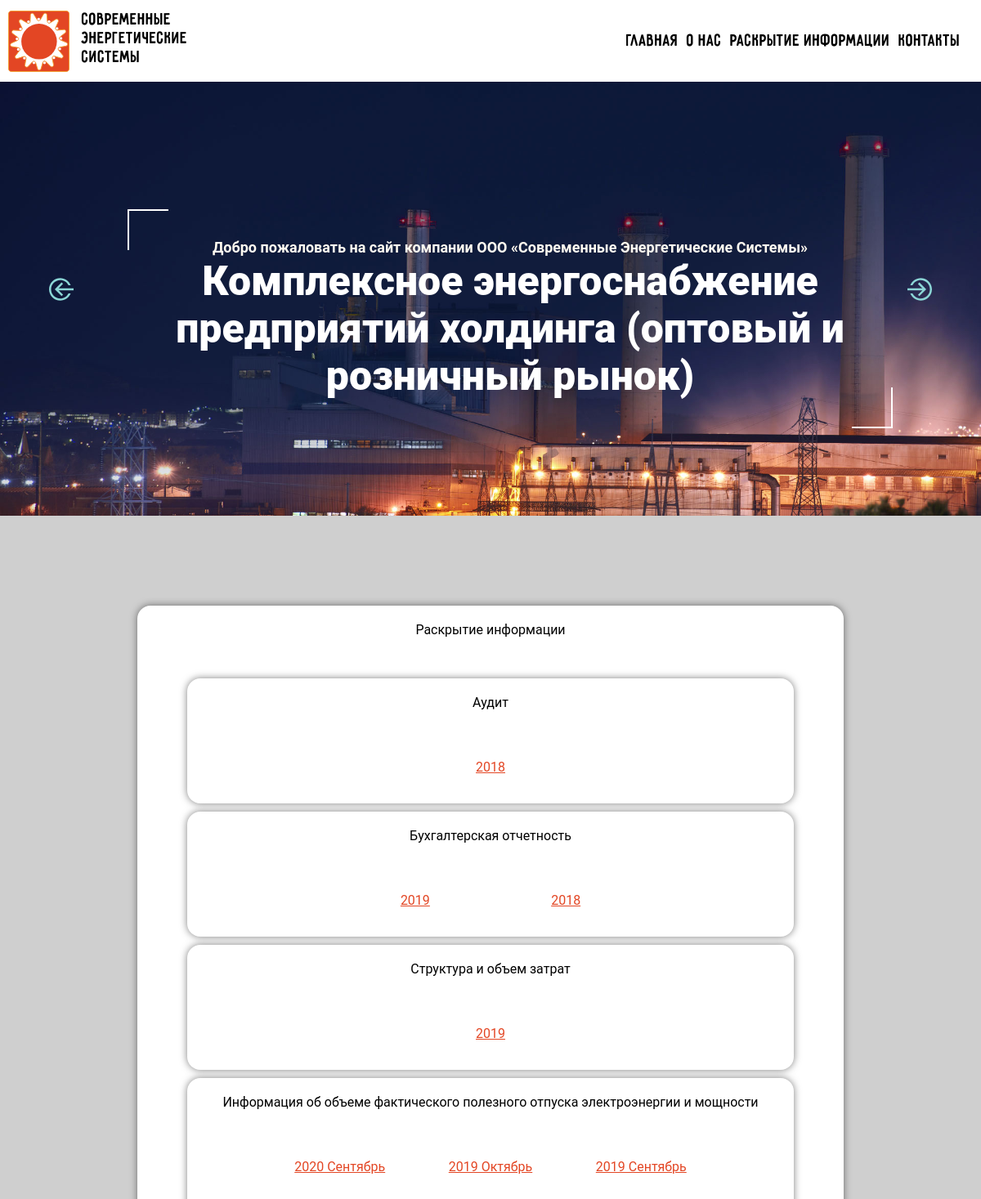
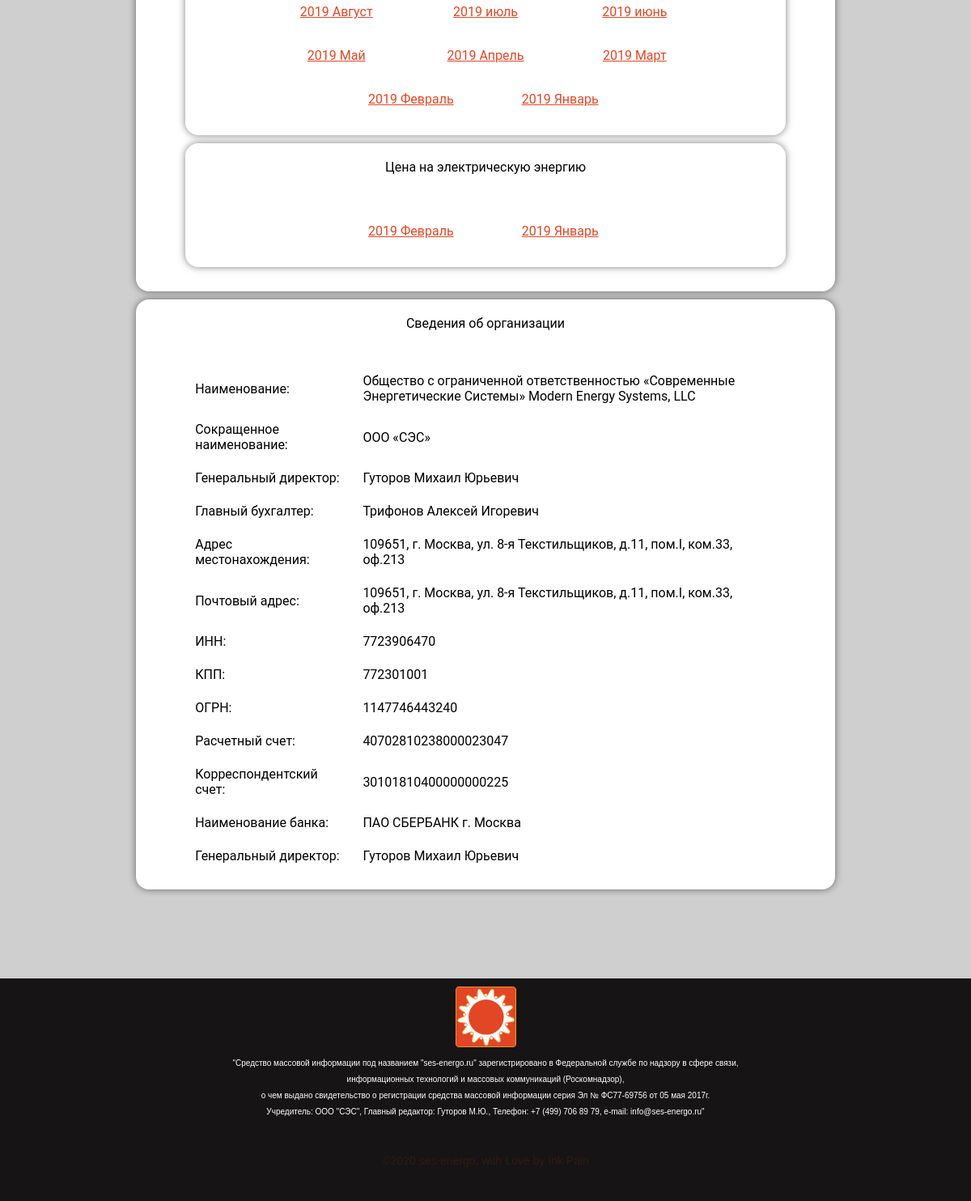
/info.php, run on the app's committed database (2 pictures, top to bottom).
### tables this page shows
CREATE TABLE audit_posts(
                                                        id integer primary key,
                                                        name text,
                                                        url text,
                                                        date date);

CREATE TABLE buh_posts(
                                                    id integer primary key,
                                                    name text,
                                                    url text,
                                                    date date);

CREATE TABLE spend_posts(
                                                    id integer primary key,
                                                    name text,
                                                    url text,
                                                    date date);

CREATE TABLE info_posts(
                                                    id integer primary key,
                                                    name text,
                                                    url text,
                                                    date date);

CREATE TABLE price_posts(
                                                    id integer primary key,
                                                    name text,
                                                    url text,
                                                    date date);

### functions.php (called while the page is built, shortened)
<?php
function own_audit_list ($pdo) {
    $statement = $pdo->query("SELECT * FROM audit_posts ORDER BY `audit_posts`.`date` DESC");
    $result = $statement->fetchAll(PDO::FETCH_ASSOC);
    return $result;
}
function own_buh_list ($pdo) {
    $statement = $pdo->query("SELECT * FROM buh_posts ORDER BY `buh_posts`.`date` DESC");
    $result = $statement->fetchAll(PDO::FETCH_ASSOC);
    return $result;
}
function own_info_list ($pdo) {
    $statement = $pdo->query("SELECT * FROM info_posts ORDER BY `info_posts`.`date` DESC");
    $result = $statement->fetchAll(PDO::FETCH_ASSOC);
    return $result;
}
function own_price_list ($pdo) {
    $statement = $pdo->query("SELECT * FROM price_posts ORDER BY `price_posts`.`date` DESC");
    $result = $statement->fetchAll(PDO::FETCH_ASSOC);
    return $result;
}
function own_spend_list ($pdo) {
    $statement = $pdo->query("SELECT * FROM spend_posts ORDER BY `spend_posts`.`date` DESC");
    $result = $statement->fetchAll(PDO::FETCH_ASSOC);
    return $result;
}
?>

### info.php (the view, shortened to what this page needs)
<?php
include ($_SERVER['DOCUMENT_ROOT'] . '/functions.php');
$audit_list = own_audit_list($pdo);
$buh_list = own_buh_list($pdo);
$info_list = own_info_list($pdo);
$price_list = own_price_list($pdo);
$spend_list = own_spend_list($pdo);
?>
<!DOCTYPE html>
<html lang="en">
<head>
    <link href="assets/styles/fonts.css" rel="stylesheet" type="text/css">
    <link href="assets/styles/main.css" rel="stylesheet" type="text/css">
</head>
<body>
    <div class="header">
        <div class="container">
            <div class="header_body">
                <div class="logo_header">
                    <div class="logo_img"></div>
                    <div class="logo_text">
                        <p>Современные</p>
                        <p>Энергетические</p>
                        <p>Системы</p>
                    </div>
                </div>
                <nav class="menu">
                    <ul class="menu_list">
                        <a href="index.html">
                            <li id="one">Главная</li>
                        </a>
                        <a href="index.html#about_us_block">
                            <li id="two">О нас</li>
                        </a>
                        <a href="info.html#info">
                            <li class="radius" id="three">Раскрытие информации</li>
                        </a>
                        <a href="index.html#contacts">
                            <li class="radius" id="three">Контакты</li>
                        </a>
                    </ul>
                </nav>
            </div>
        </div>
    </div>
    <div class="content">
        <div class="slider_main">
            <div class="slider_item">
                <div class="slider_content">
                    <div class="div-topborders"></div>
                    <h4>Добро пожаловать на сайт компании ООО «Современные Энергетические Системы»<br></h4>
                    <h1>Комплексное энергоснабжение предприятий холдинга (оптовый и розничный рынок)</h1>
                    <div class="div-bottomborders"></div>
                </div>
                <img src="assets/img/1.jpg" alt="">
            </div>
        </div>
        <div id="info"class="info_main">
            <div class="info_content">
                <div class="accordion_item">
                    <div class="accordion-item__trigger">
                        Раскрытие информации
                    </div>
                    <div class="accordion-item__content" style="display: block;">
                        <div class="accordion_item">
                            <div class="accordion-item__trigger">
                                Аудит
                            </div>
                            <div class="accordion-item__content">
                                <?php
                                    foreach ($audit_list as $row => $value) {
                                ?>
                                    <div class="info_content_block"><a href="<?php echo $value['url'] ?>" target="_blanck"><?php echo $value['name'] ?></a></div>
                                <?php } ?>
                            </div>
                        </div>
                        <div class="accordion_item">
                            <div class="accordion-item__trigger">
                                Бухгалтерская отчетность
                            </div>
                            <div class="accordion-item__content">
                                <?php
                                    foreach ($buh_list as $row => $value) {
                                ?>
                                    <div class="info_content_block"><a href="<?php echo $value['url'] ?>" target="_blanck"><?php echo $value['name'] ?></a></div>
                                <?php } ?>
                            </div>
                        </div>
                        <div class="accordion_item">
                            <div class="accordion-item__trigger">
                                Структура и объем затрат
                            </div>
                            <div class="accordion-item__content">
                                <?php
                                    foreach ($spend_list as $row => $value) {
                                ?>
                                    <div class="info_content_block"><a href="<?php echo $value['url'] ?>" target="_blanck"><?php echo $value['name'] ?></a></div>
                                <?php } ?>
                            </div>
                        </div>
                        <div class="accordion_item">
                            <div class="accordion-item__trigger">
                                Информация об объеме фактического полезного отпуска электроэнергии и мощности
                            </div>
                            <div class="accordion-item__content">
                                <?php
                                    foreach ($info_list as $row => $value) {
                                ?>
                                    <div class="info_content_block"><a href="<?php echo $value['url'] ?>" target="_blanck"><?php echo $value['name'] ?></a></div>
                                <?php } ?>
                            </div>
                        </div>
                        <div class="accordion_item">
                            <div class="accordion-item__trigger">
                                Цена на электрическую энергию
                            </div>
                            <div class="accordion-item__content">
                                <?php
                                    foreach ($price_list as $row => $value) {
                                ?>
                                    <div class="info_content_block"><a href="<?php echo $value['url'] ?>" target="_blanck"><?php echo $value['name'] ?></a></div>
                                <?php } ?>
                            </div>
                        </div>
                    </div>
                </div>
                <div class="accordion_item">
                    <div class="accordion-item__trigger">
                        Сведения об организации
                    </div>
                    <div class="accordion-item__content">
                        <table>
                        <tbody>
                            <tr>
                                <td>
                                    Наименование:
                                </td>
                                <td>
                                    Общество с ограниченной ответственностью «Современные Энергетические Системы» Modern Energy Systems, LLC
                                </td>
                            </tr>
                            <tr>
                                <td>
                                    Сокращенное наименование:
                                </td>
                                <td>
                                    ООО «СЭС»
                                </td>
                            </tr>
                            <tr>
                                <td>
                                    Генеральный директор:
                                </td>
                                <td>
                                    Гуторов Михаил Юрьевич
                                </td>
                            </tr>
                            <tr>
                                <td>
                                    Главный бухгалтер:
                                </td>
                                <td>
                                    Трифонов Алексей Игоревич
                                </td>
                            </tr>
                            <tr>
                                <td>
                                    Адрес местонахождения:
                                </td>
                                <td>
                                    109651, г. Москва, ул. 8-я Текстильщиков, д.11, пом.I, ком.33, оф.213
                                </td>
                            </tr>
                            <tr>
                                <td>
                                    Почтовый адрес:
                                </td>
                                <td>
                                    109651, г. Москва, ул. 8-я Текстильщиков, д.11, пом.I, ком.33, оф.213
                                </td>
                            </tr>
                            <tr>
                                <td>
                                    ИНН:
                                </td>
                                <td>
                                    7723906470
                                </td>
                            </tr>
                            <tr>
                                <td>
                                    КПП:
                                </td>
                                <td>
                                    772301001
                                </td>
                            </tr>
                            <tr>
                                <td>
                                    ОГРН:
                                </td>
                                <td>
                                    1147746443240
                                </td>
                            </tr>
                            <tr>
                                <td>
                                    Расчетный счет:
                                </td>
                                <td>
                                    40702810238000023047
                                </td>
                            </tr>
                            <tr>
                                <td>
                                    Корреспондентский счет:
                                </td>
                                <td>
                                    30101810400000000225
                                </td>
                            </tr>
                            <tr>
                                <td>
                                    Наименование банка:
                                </td>
                                <td>
                                    ПАО СБЕРБАНК г. Москва
                                </td>
                            </tr>
                            <tr>
                                <td>
                                    Генеральный директор:
                                </td>
                                <td>
                                    Гуторов Михаил Юрьевич
                                </td>
                            </tr>
                        </tbody>
                    </table>
                    </div>
                </div>
            </div>
        </div>
    </div>
    <div class="footer">
        <div class="logo_footer">
            <img src="assets/img/ses-logo.svg" alt="">
        </div>
        <div class="footer_text">
            <p>"Средство массовой информации под названием "ses-energo.ru" зарегистрировано в Федеральной службе по
                надзору в сфере связи,<br>
                информационных технологий и массовых коммуникаций (Роскомнадзор), <br>
                о чем выдано свидетельство о регистрации средства массовой информации серия Эл № ФС77-69756 от 05 мая
                2017г.<br>
                Учредитель: ООО "СЭС", Главный редактор: Гуторов М.Ю., Телефон: +7 (499) 706 89 79, e-mail:
                info@ses-energo.ru"
            </p><br><br>
            <p class="marc">©2020 ses-energo, with Love by Ink Pain</p><br><br>
        </div>
    </div>
</body>
</html>

### data on the page
audit_posts: name "2018"
buh_posts: name "2019"
buh_posts: name "2018"
spend_posts: name "2019"
info_posts: name "2020 Сентябрь"
info_posts: name "2019 Октябрь"
info_posts: name "2019 Сентябрь"
info_posts: name "2019 Август"
info_posts: name "2019 июль"
info_posts: name "2019 июнь"
info_posts: name "2019 Май"
info_posts: name "2019 Апрель"
info_posts: name "2019 Март"
info_posts: name "2019 Февраль"
info_posts: name "2019 Январь"
price_posts: name "2019 Февраль"
price_posts: name "2019 Январь"
